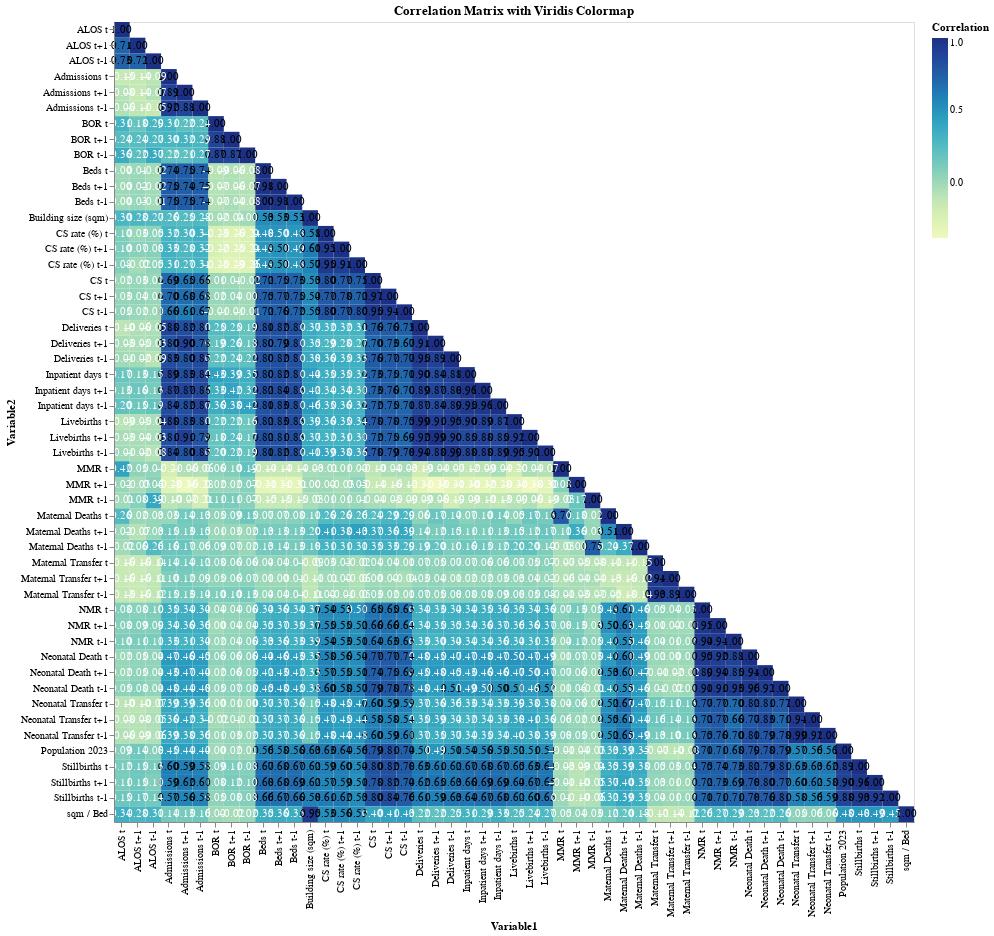

Source (notebook cell):
### Code cell
import altair as alt
import pandas as pd

# Compute the correlation matrix
corr_matrix = transformed_df[variables].corr()

# Convert the correlation matrix to long-form
corr_df = corr_matrix.stack().reset_index()
corr_df.columns = ['Variable1', 'Variable2', 'Correlation']

# Since we only want one triangle of the correlation matrix, we can remove half of the data
corr_df = corr_df[corr_df['Variable1'] <= corr_df['Variable2']]

# Create the heatmap in Altair
heatmap = alt.Chart(corr_df).mark_rect().encode(
    x='Variable1:O',
    y='Variable2:O',
    color='Correlation:Q',
    tooltip=['Variable1', 'Variable2', 'Correlation']
).properties(
    width=800,
    height=800,
    title="Correlation Matrix with Viridis Colormap"
)

# Text to add annotations to the heatmap
text = heatmap.mark_text(baseline='middle').encode(
    text=alt.Text('Correlation:Q', format='.2f'),
    color=alt.condition(
        alt.datum.Correlation > 0.5,
        alt.value('black'),
        alt.value('white')
    )
)

# Display the heatmap with text
heatmap + text

### Figure 1 — Vega-Lite specification as saved in the notebook (floating-point values rounded to 4 significant figures; data arrays with more than 128 entries replaced by an {"elided": "..."} marker saying what was removed)
{"config": {"view": {"continuousWidth": 300, "continuousHeight": 300}}, "layer": [{"mark": {"type": "rect"}, "encoding": {"color": {"field": "Correlation", "type": "quantitative"}, "tooltip": [{"field": "Variable1", "type": "nominal"}, {"field": "Variable2", "type": "nominal"}, {"field": "Correlation", "type": "quantitative"}], "x": {"field": "Variable1", "type": "ordinal"}, "y": {"field": "Variable2", "type": "ordinal"}}, "title": "Correlation Matrix with Viridis Colormap"}, {"mark": {"type": "text", "baseline": "middle"}, "encoding": {"color": {"condition": {"test": "(datum.Correlation > 0.5)", "value": "black"}, "value": "white"}, "text": {"field": "Correlation", "format": ".2f", "type": "quantitative"}, "tooltip": [{"field": "Variable1", "type": "nominal"}, {"field": "Variable2", "type": "nominal"}, {"field": "Correlation", "type": "quantitative"}], "x": {"field": "Variable1", "type": "ordinal"}, "y": {"field": "Variable2", "type": "ordinal"}}, "title": "Correlation Matrix with Viridis Colormap"}], "data": {"name": "data-efffb71497ad54883b737a35a54c1592"}, "height": 800, "width": 800, "$schema": "https://vega.github.io/schema/vega-lite/v5.17.0.json", "datasets": {"data-efffb71497ad54883b737a35a54c1592": {"elided": "1326 records"}}}
